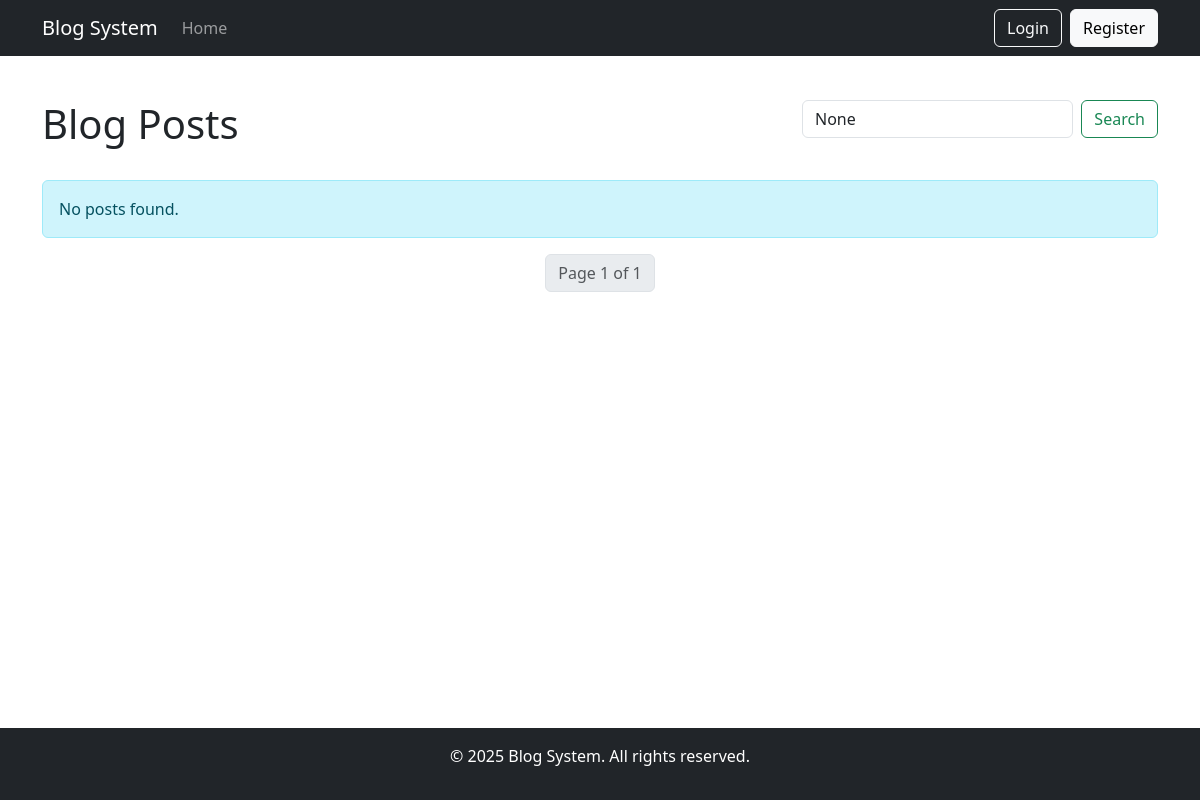
The app's page /, older data.
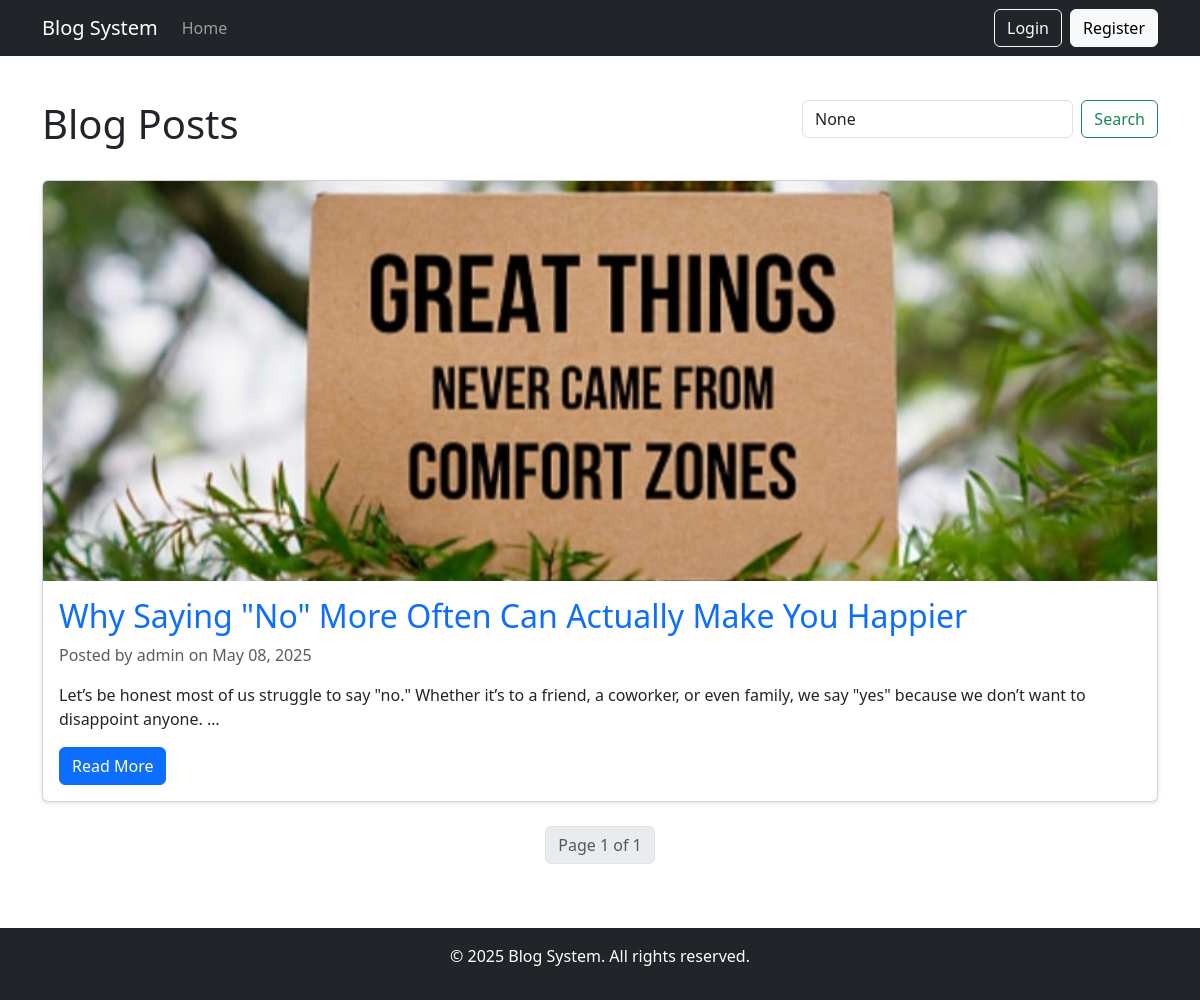
The same page, newer data.
### blog/models.py (models this page shows, shortened)
class Post(models.Model):
    title = models.CharField(max_length=100)
    content = models.TextField()
    image = models.ImageField(upload_to='post_images/', blank=True, null=True)
    date_posted = models.DateTimeField(default=timezone.now)
    author = models.ForeignKey(User, on_delete=models.CASCADE)
    tags = models.ManyToManyField(Tag, blank=True, related_name='posts')
    class Meta:
        ordering = ['-date_posted']

### blog/views.py (the view)
# urls.py: path('', views.post_list, name='post_list'),
def post_list(request):
    query = request.GET.get('q')
    posts = Post.objects.all().prefetch_related('tags').select_related('author').order_by('-date_posted')
    if query:
        posts = posts.filter(
            Q(title__icontains=query) |
            Q(content__icontains=query) |
            Q(tags__name__icontains=query)
        ).distinct()
    paginator = Paginator(posts, 5)  # Show 5 posts per page
    page_number = request.GET.get('page')
    page_obj = paginator.get_page(page_number)
    context = {
        'page_obj': page_obj,
        'query': query,
    }
    return render(request, 'blog/post_list.html', context)

### blog/templates/blog/post_list.html (shortened to what this page needs)
{% extends 'blog/base.html' %}
{% load crispy_forms_tags %}
{% block content %}
<div class="row mb-4">
    <div class="col-md-8">
        <h1>Blog Posts</h1>
    </div>
    <div class="col-md-4">
        <form method="get" class="d-flex">
            <input class="form-control me-2" type="search" name="q" placeholder="Search posts..." value="{{ query }}">
            <button class="btn btn-outline-success" type="submit">Search</button>
        </form>
    </div>
</div>
{% for post in page_obj %}
<article class="card mb-4">
    {% if post.image %}
    <img src="{{ post.image.url }}" class="card-img-top" alt="{{ post.title }}">
    {% endif %}
    <div class="card-body">
        <h2 class="card-title"><a href="{% url 'blog:post_detail' post.pk %}" class="text-decoration-none">{{ post.title }}</a></h2>
        <p class="card-text text-muted">Posted by {{ post.author }} on {{ post.date_posted|date:"F d, Y" }}</p>
        <p class="card-text">{{ post.content|truncatewords:30 }}</p>
        <a href="{% url 'blog:post_detail' post.pk %}" class="btn btn-primary">Read More</a>
    </div>
</article>
{% empty %}
<div class="alert alert-info">No posts found.</div>
{% endfor %}
<nav aria-label="Page navigation">
    <ul class="pagination justify-content-center">
        <li class="page-item disabled">
            <span class="page-link">
                Page {{ page_obj.number }} of {{ page_obj.paginator.num_pages }}
            </span>
        </li>
    </ul>
</nav>
{% endblock %}

Row changes from the older to the newer data that the page shows:
added Post: image (picture), title "Why Saying \"No\" More Often Can Actually Make You Happier", author "admin", date_posted "May 08, 2025", content "Let’s be honest most of us struggle to say \"no.\" Whether it’s to a friend, a coworker, or even family, we say \"yes\" because we don’t want to disappoint anyone. …"
Text that changed along with them:
text no longer shown: "No posts found."
